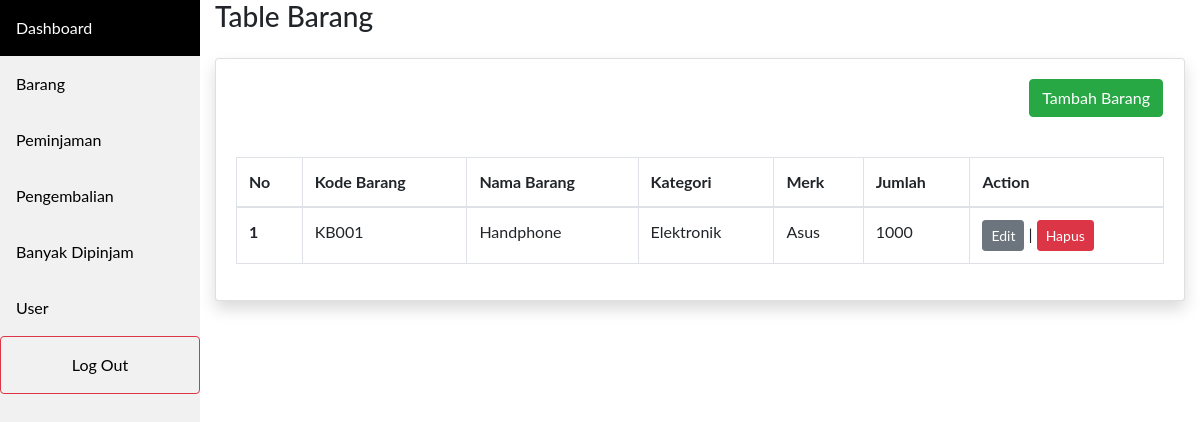
The page /barang.php (signed in) on the database as committed earlier.
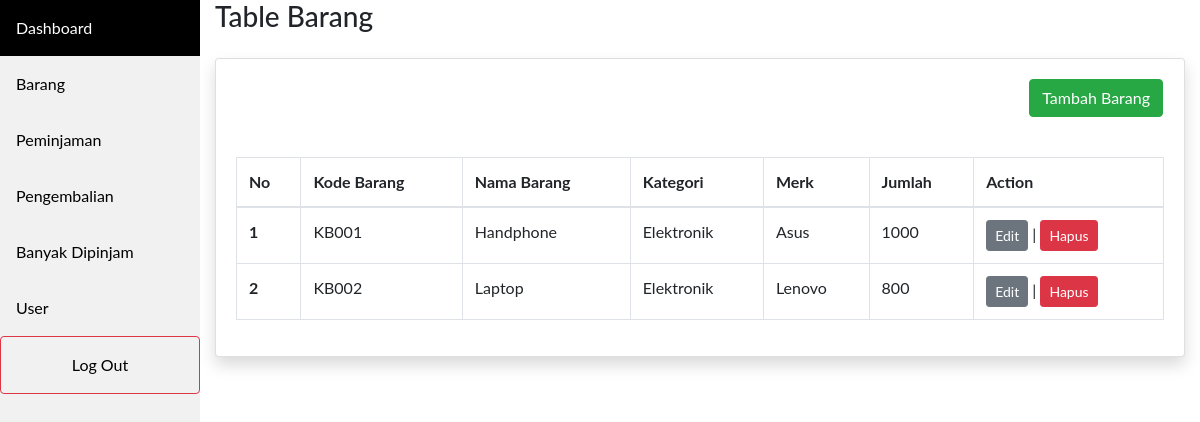
The same page on the database as committed later.
### tables this page shows
CREATE TABLE `barang` (
  `id` int(255) NOT NULL,
  `kode_brg` varchar(255) NOT NULL,
  `nama_brg` varchar(255) NOT NULL,
  `kategori` varchar(255) NOT NULL,
  `merk` varchar(255) NOT NULL,
  `jumlah` int(255) NOT NULL
);

### database.php (called while the page is built, shortened)
<?php
$host = "localhost";
$user = "root";
$pass = "";
$dbname = "sts_ridwan";
$koneksi = mysqli_connect($host, $user, $pass, $dbname) or die("Gagal terhubung dengan database " . mysqli_error($koneksi));
function tampildata1($tablename)
{
    global $koneksi;
    $hasil = mysqli_query($koneksi, "select * from $tablename");
    $rows = [];
    while ($row = mysqli_fetch_assoc($hasil)) {
        $rows[] = $row;
    }
    return $rows;
}
?>

### barang.php (the view, shortened to what this page needs)
<?php
require_once('database.php');
$data = tampildata1('barang');
$nomor = 0;
?>
<!doctype html>
<html lang="en">
<head>
  <link rel="stylesheet" href="https://cdn.jsdelivr.net/npm/bootstrap@4.6.2/dist/css/bootstrap.min.css"
>
</head>
<body>
  <?php
  if ($_SESSION['status'] <> "login") {
    header("location:login.php?msg=belum_login");
  } else {
    require('navbar.php');
  }
  ?>
<div id="content-wrapper" class="d-flex flex-column">
<div id="content">
    <div class="container-fluid">
<h1 class="h3 mb-4 text-gray-800">Table Barang</h1>
<div class="card shadow mb-4">
<div class="card-body">
<div class="row justify-content-end pr-3">
<a href="tambahbarang.php"><button type="button" class="btn btn-success">Tambah Barang</button></a>
</div>
</div>
<div class="card-body">
<div class="table-responsive">
<table class="table table-bordered" id="dataTable" width="100%" cellspacing="0">
    <thead>
        <tr>
            <th>No</th>
            <th>Kode Barang</th>
            <th>Nama Barang</th>
            <th>Kategori</th>
            <th>Merk</th>
            <th>Jumlah</th>
            <th>Action</th>
        </tr>
    </thead>
    <tbody>
        <?php foreach($data as $barang) : ?>
        <?php $nomor++; ?>
        <tr>
            <th scope="row"><?php echo "$nomor"; ?></th>
            <td><?php echo "$barang[kode_brg]";?></td>
            <td><?php echo "$barang[nama_brg]";?></td>
            <td><?php echo "$barang[kategori]";?></td>
            <td><?php echo "$barang[merk]";?></td>
            <td><?php echo "$barang[jumlah]";?></td>
            <td>
                <?php
                    echo "
                    <a href='edit.php?id=$barang[id]'><button type='button' class='btn btn-secondary btn-sm'>Edit</button></a>
                    |
                    <a href='javascript:hapusData(".$barang['id'].")'><button type='button' class='btn btn-danger btn-sm'>Hapus</button></a>
                    "
                ?>
            </td>
        </tr>
        <?php endforeach; ?>
    </tbody>
</table>
</div>
</div>
</div>
</div>
</div>
</div>
</body>
</html>

Rows that differ between the two databases and show on the page:
added barang: kode_brg "KB002", nama_brg "Laptop", kategori "Elektronik", merk "Lenovo", jumlah "800"
